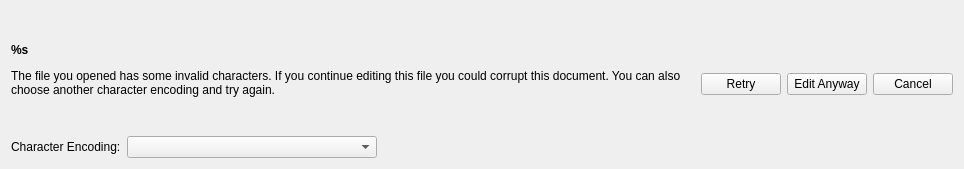
<?xml version="1.0" encoding="UTF-8"?>
<ui version="4.0">
 <class>Form</class>
 <widget class="QWidget" name="Form">
  <property name="geometry">
   <rect>
    <x>0</x>
    <y>0</y>
    <width>964</width>
    <height>169</height>
   </rect>
  </property>
  <property name="windowTitle">
   <string>Form</string>
  </property>
  <layout class="QHBoxLayout" name="horizontalLayout_2">
   <item>
    <layout class="QVBoxLayout" name="verticalLayout" stretch="1,1">
     <item>
      <widget class="QLabel" name="lblDescription">
       <property name="sizePolicy">
        <sizepolicy hsizetype="Expanding" vsizetype="Preferred">
         <horstretch>0</horstretch>
         <verstretch>0</verstretch>
        </sizepolicy>
       </property>
       <property name="text">
        <string>&lt;html&gt;&lt;head/&gt;&lt;body&gt;&lt;p&gt;&lt;span style=&quot; font-weight:600;&quot;&gt;%s&lt;/span&gt;&lt;/p&gt;&lt;p&gt;&lt;span style=&quot; font-size:9pt;&quot;&gt;The file you opened has some invalid characters. If you continue editing this file you could corrupt this document. You can also choose another character encoding and try again.&lt;/span&gt;&lt;/p&gt;&lt;/body&gt;&lt;/html&gt;</string>
       </property>
       <property name="wordWrap">
        <bool>true</bool>
       </property>
      </widget>
     </item>
     <item>
      <layout class="QHBoxLayout" name="horizontalLayout">
       <item>
        <widget class="QLabel" name="label">
         <property name="text">
          <string>Character Encoding:</string>
         </property>
        </widget>
       </item>
       <item>
        <widget class="EncodingsComboBox" name="comboBoxEncodings">
         <property name="minimumSize">
          <size>
           <width>250</width>
           <height>0</height>
          </size>
         </property>
         <property name="editable">
          <bool>false</bool>
         </property>
        </widget>
       </item>
       <item>
        <spacer name="horizontalSpacer">
         <property name="orientation">
          <enum>Qt::Horizontal</enum>
         </property>
         <property name="sizeHint" stdset="0">
          <size>
           <width>40</width>
           <height>20</height>
          </size>
         </property>
        </spacer>
       </item>
      </layout>
     </item>
    </layout>
   </item>
   <item>
    <widget class="QPushButton" name="pushButtonRetry">
     <property name="text">
      <string>Retry</string>
     </property>
    </widget>
   </item>
   <item>
    <widget class="QPushButton" name="pushButtonEdit">
     <property name="text">
      <string>Edit Anyway</string>
     </property>
    </widget>
   </item>
   <item>
    <widget class="QPushButton" name="pushButtonCancel">
     <property name="text">
      <string>Cancel</string>
     </property>
    </widget>
   </item>
  </layout>
 </widget>
 <customwidgets>
  <customwidget>
   <class>EncodingsComboBox</class>
   <extends>QComboBox</extends>
   <header>pyqode.core.widgets.encodings</header>
  </customwidget>
 </customwidgets>
 <resources/>
 <connections/>
</ui>
